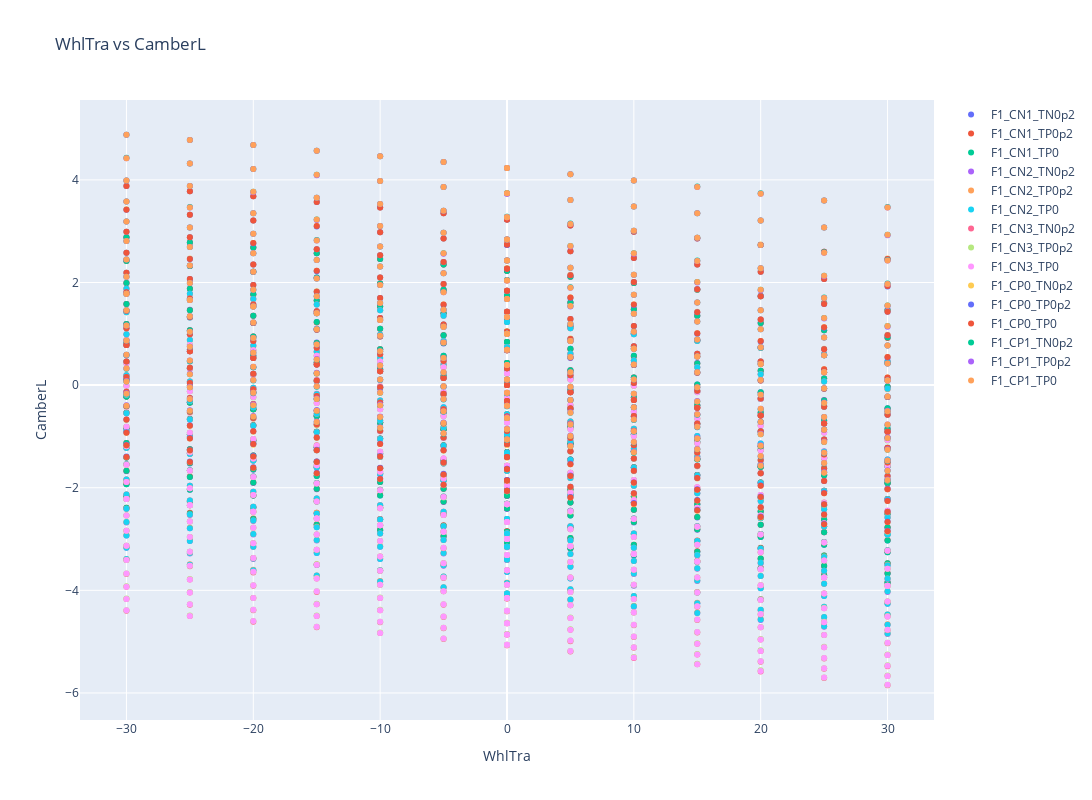

Notebook code cell kept with this figure:
### Code cell
traces = []

for file in steering_data_dict.keys():
    dataframe = steering_data_dict[file]
    trace = go.Scatter(
                x=dataframe[x_channel],
                y=dataframe[y_channel],
                mode='markers', # You can change this to lines or markers
                name=file
            )
    traces.append(trace)

layout = go.Layout(
    title=f'{x_channel} vs {y_channel}',
    xaxis=dict(title=x_channel),
    yaxis=dict(title=y_channel),
    width=1200,
    height=800 
)

fig = go.Figure(data=traces, layout=layout)
pio.show(fig)

### Figure 1 — Plotly figure (JSON) as saved in the notebook; plotly's stock layout.template omitted (floating-point values rounded to 4 significant figures; data arrays with more than 128 entries replaced by an {"elided": "..."} marker saying what was removed)
{"data": [{"mode": "markers", "name": "F1_CN1_TN0p2", "type": "scatter", "x": {"elided": "252 int values"}, "y": {"elided": "252 float values"}}, {"mode": "markers", "name": "F1_CN1_TP0p2", "type": "scatter", "x": {"elided": "252 int values"}, "y": {"elided": "252 float values"}}, {"mode": "markers", "name": "F1_CN1_TP0", "type": "scatter", "x": {"elided": "252 int values"}, "y": {"elided": "252 float values"}}, {"mode": "markers", "name": "F1_CN2_TN0p2", "type": "scatter", "x": {"elided": "252 int values"}, "y": {"elided": "252 float values"}}, {"mode": "markers", "name": "F1_CN2_TP0p2", "type": "scatter", "x": {"elided": "252 int values"}, "y": {"elided": "252 float values"}}, {"mode": "markers", "name": "F1_CN2_TP0", "type": "scatter", "x": {"elided": "252 int values"}, "y": {"elided": "252 float values"}}, {"mode": "markers", "name": "F1_CN3_TN0p2", "type": "scatter", "x": {"elided": "252 int values"}, "y": {"elided": "252 float values"}}, {"mode": "markers", "name": "F1_CN3_TP0p2", "type": "scatter", "x": {"elided": "252 int values"}, "y": {"elided": "252 float values"}}, {"mode": "markers", "name": "F1_CN3_TP0", "type": "scatter", "x": {"elided": "252 int values"}, "y": {"elided": "252 float values"}}, {"mode": "markers", "name": "F1_CP0_TN0p2", "type": "scatter", "x": {"elided": "252 int values"}, "y": {"elided": "252 float values"}}, {"mode": "markers", "name": "F1_CP0_TP0p2", "type": "scatter", "x": {"elided": "252 int values"}, "y": {"elided": "252 float values"}}, {"mode": "markers", "name": "F1_CP0_TP0", "type": "scatter", "x": {"elided": "252 int values"}, "y": {"elided": "252 float values"}}, {"mode": "markers", "name": "F1_CP1_TN0p2", "type": "scatter", "x": {"elided": "252 int values"}, "y": {"elided": "252 float values"}}, {"mode": "markers", "name": "F1_CP1_TP0p2", "type": "scatter", "x": {"elided": "252 int values"}, "y": {"elided": "252 float values"}}, {"mode": "markers", "name": "F1_CP1_TP0", "type": "scatter", "x": {"elided": "252 int values"}, "y": {"elided": "252 float values"}}], "layout": {"height": 800, "title": {"text": "WhlTra vs CamberL"}, "width": 1200, "xaxis": {"title": {"text": "WhlTra"}}, "yaxis": {"title": {"text": "CamberL"}}}}
